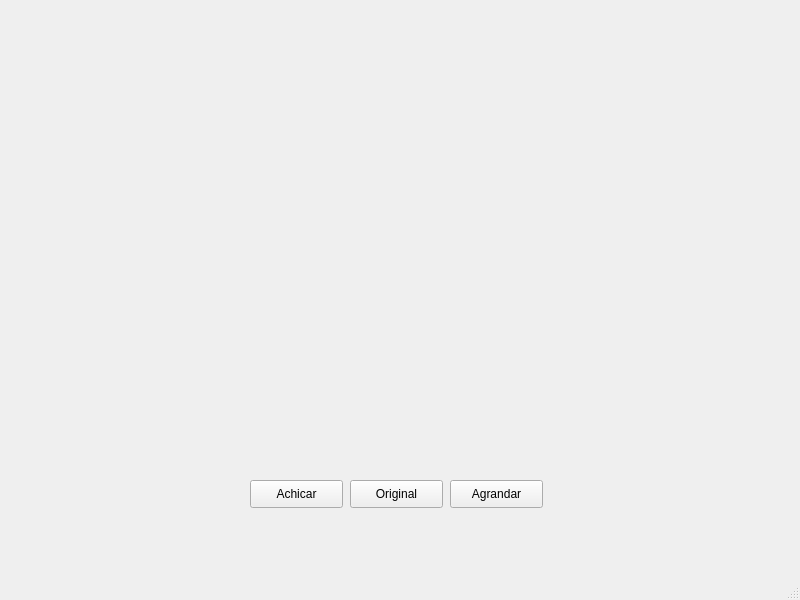
<?xml version="1.0" encoding="UTF-8"?>
<ui version="4.0">
 <class>mainWindow</class>
 <widget class="QMainWindow" name="mainWindow">
  <property name="geometry">
   <rect>
    <x>0</x>
    <y>0</y>
    <width>800</width>
    <height>600</height>
   </rect>
  </property>
  <property name="windowTitle">
   <string>Procesamiento</string>
  </property>
  <widget class="QWidget" name="centralwidget">
   <widget class="QWidget" name="verticalLayoutWidget">
    <property name="geometry">
     <rect>
      <x>180</x>
      <y>30</y>
      <width>411</width>
      <height>411</height>
     </rect>
    </property>
    <layout class="QVBoxLayout" name="OpenGLLayout"/>
   </widget>
   <widget class="QPushButton" name="agrandar">
    <property name="geometry">
     <rect>
      <x>450</x>
      <y>480</y>
      <width>93</width>
      <height>28</height>
     </rect>
    </property>
    <property name="text">
     <string>Agrandar</string>
    </property>
   </widget>
   <widget class="QPushButton" name="original">
    <property name="geometry">
     <rect>
      <x>350</x>
      <y>480</y>
      <width>93</width>
      <height>28</height>
     </rect>
    </property>
    <property name="text">
     <string>Original</string>
    </property>
   </widget>
   <widget class="QPushButton" name="achicar">
    <property name="geometry">
     <rect>
      <x>250</x>
      <y>480</y>
      <width>93</width>
      <height>28</height>
     </rect>
    </property>
    <property name="text">
     <string>Achicar</string>
    </property>
   </widget>
  </widget>
  <widget class="QMenuBar" name="menubar">
   <property name="geometry">
    <rect>
     <x>0</x>
     <y>0</y>
     <width>800</width>
     <height>26</height>
    </rect>
   </property>
  </widget>
  <widget class="QStatusBar" name="statusbar"/>
 </widget>
 <resources/>
 <connections/>
</ui>
